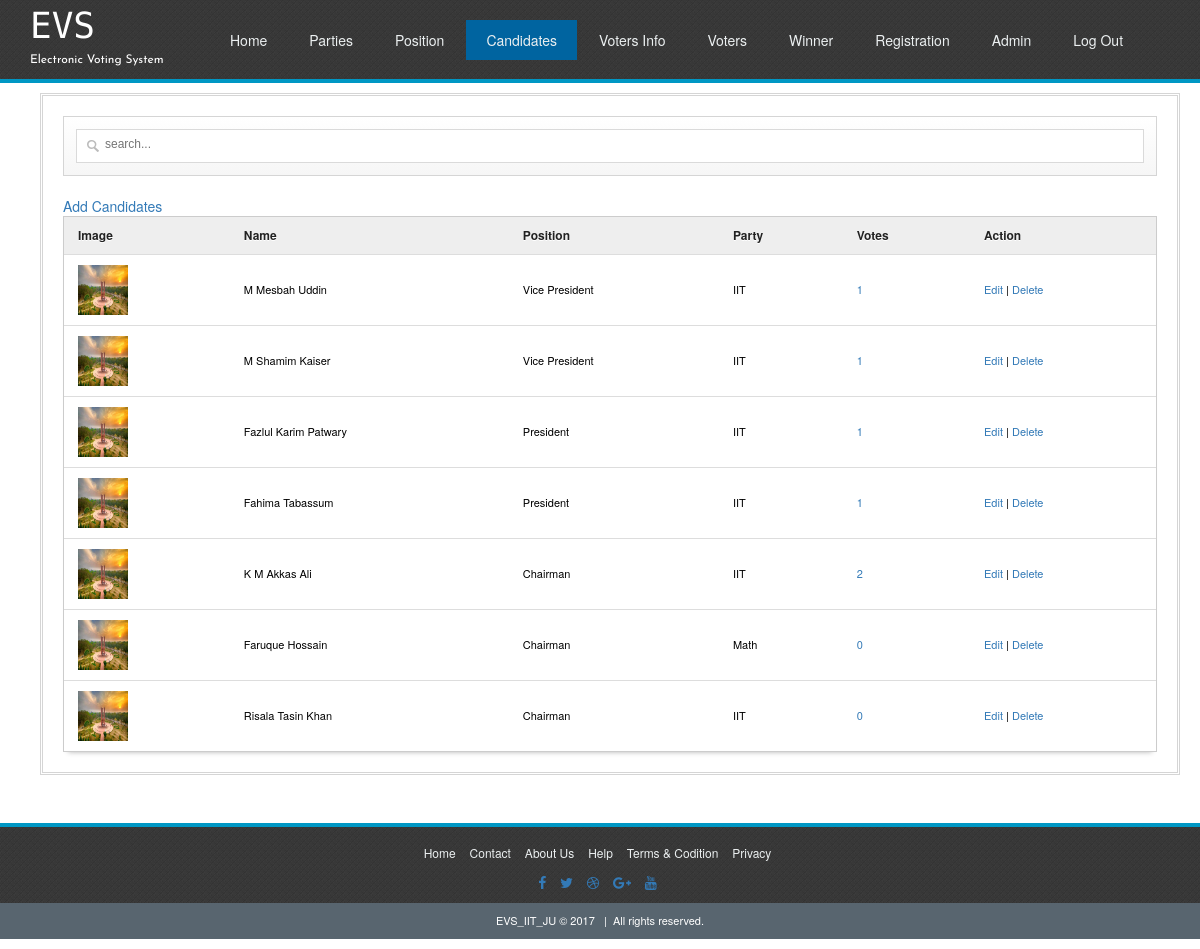
The page /admin/candidates.php (signed in) on the database its author committed.
### tables this page shows
CREATE TABLE IF NOT EXISTS `candidates` (
  `id` int(10) NOT NULL AUTO_INCREMENT,
  `name` varchar(100) NOT NULL,
  `position` varchar(100) NOT NULL,
  `party` varchar(100) NOT NULL,
  `votes` int(10) NOT NULL,
  `image` varchar(100) NOT NULL,
  PRIMARY KEY (`id`)
);

### admin/candidates.php (the view, shortened to what this page needs)
<!DOCTYPE HTML>
<html lang="en-US">
<head>
	<link rel="stylesheet" type="text/css" href="css/bootstrap.min.css" media="all">
	<link rel="stylesheet" type="text/css" href="css/font-awesome.min.css" media="all">
	<link rel="stylesheet" type="text/css" href="css/normalize.css" media="all">
	<link rel="stylesheet" type="text/css" href="css/facebox.css" media="all">
	<link rel="stylesheet" type="text/css" href="admin.css" media="all">
</head>
<body>
	<div class="header-area" id="top">
		<div class="logo-menu">
			<div class="container">
				<div class="row ">
					<div class="logo-area col-md-2">
						<a href="#"><h1>EVS</h1></a>
						<p>Electronic Voting System</p>
					</div>
					<div class="menu col-md-offset-1 ">
						<ul>
							<li><a href="home.php">Home</a></li>
							<li><a href="parties.php">parties</a></li>
							<li><a href="position.php">position</a></li>
							<li class="current"><a href="candidates.php">candidates</a></li>
							<li><a href="voterinfo.php">voters info</a></li>
							<li><a href="voters.php">voters</a></li>
							<li><a href="winner.php">winner</a></li>
							<li><a href="register.php">Registration</a></li>
							<li><a href="admin.php">admin</a></li>
							<li><a href="logout.php">log out</a></li>
						</ul>
					</div>
				</div>
			</div>
		</div>
	</div>
	<div class="container  clearfix">
		<div class="two-thirds1 column">
			<div class="thewraper">
			<div id="formdesign"><input type="text" name="filter" value="" id="filter" placeholder="search..." autocomplete="off" /></div>
			<a rel="facebox" href="addcandidates.php"> Add Candidates </a>
			<table id="resultTable" data-responsive="table">
				<thead>
					<tr>
						<th> Image </th>
						<th> Name </th>
						<th> Position </th>
						<th> Party </th>
						<th> Votes </th>
						<th> Action </th>
					</tr>
				</thead>
				<tbody>
					<?php
						include('connection/connect.php');
						$result = $db->prepare("SELECT * FROM candidates ORDER BY position DESC");
						$result->execute();
						for($i=0; $row = $result->fetch(); $i++){
					?>
					<tr class="record">
						<td><a rel="facebox" href="editcandidatesphoto.php?id=<?php echo $row['id']; ?>"><img src="candidates/<?php echo $row['image']; ?>" /></a></td>
						<td><?php echo $row['name']; ?></td>
						<td><?php echo $row['position']; ?></td>
						<td><?php echo $row['party']; ?></td>
						<td><a rel="facebox" href="breakdown.php?id=<?php echo $row['id']; ?>&name=<?php echo $row['name']; ?>&position=<?php echo $row['position']; ?>&party=<?php echo $row['party']; ?>&numberofvotes=<?php echo $row['votes']; ?>" title="click to view the breakdown of votes"><?php echo $row['votes']; ?></a></td>
						<td><a rel="facebox" href="editcandidates.php?id=<?php echo $row['id']; ?>"> Edit </a> | <a href="#" id="<?php echo $row['id']; ?>" class="delbutton" title="Click To Delete">Delete</a></td>
					</tr>
					<?php
						}
					?>
				</tbody>
			</table>
			</div>
		</div>
	</div>
<?php
	include 'footer.php';
?>

### admin/footer.php
	<div id="footer" class="footer-area1">
		<div class="container">
			<div class="footer-menu">
				<ul class="text-capitalize list-inline text-center">
					<li><a href="#">home</a></li>
					<li><a href="#">contact</a></li>
					<li><a href="#">about us</a></li>
					<li><a href="#">help</a></li>
					<li><a href="#">terms & codition</a></li>
					<li><a href="#">privacy</a></li>
				</ul>
			</div>
			<div class="social-area text-center">
				<ul class="list-unstyled list-inline">
					<li><a href="#"><i class="fa fa-facebook"></i></a></li>
					<li><a href="#"><i class="fa fa-twitter"></i></a></li>
					<li><a href="#"><i class="fa fa-dribbble"></i></a></li>
					<li><a href="#"><i class="fa fa-google-plus"></i></a></li>
					<li><a href="#"><i class="fa fa-youtube"></i></a></li>
				</ul>
			</div>
		</div>
	</div>
	<div class="footer-area2">
		<div class="copyright text-center">
			<p>EVS_IIT_JU &copy;  2017 &nbsp; |&nbsp; All rights reserved.</p>
		</div>
	</div>
</body>
</html>

### admin/admin.css (style rules this page uses)
* { -moz-transition: width 1s ease-in-out, left 1.5s ease-in-out; -webkit-transition: width 1s ease-in-out, left 1.5s ease-in-out; -moz-transition: width 1s ease-in-out, left 1.5s ease-in-out; -o-transition: width 1s ease-in-out, left 1.5s ease-in-out; transition: width 1s ease-in-out, left 1.5s ease-in-out; }
.header-area { background:#111111; }
.menu ul { list-style:none; margin:0; }
.menu>ul>li { float:left; position:relative; margin-right:2px; }
.menu ul li a { color:#ecf0f1; text-decoration:none; text-transform:capitalize; padding:10px 20px; display:block; }
.menu ul:after { content:''; clear:both; display:block; }
.menu ul .current a { background:#0064A0; }
.header-area .logo-area h1 { font-family: 'Monoton', cursive; color:white; font-size:36px; line-height:0.1; }
.header-area .logo-area p { font-family: 'Roboto', sans-serif; color:white; font-size:12px; font-family: 'Josefin Sans', sans-serif; }
.header-area .logo-area a { text-decoration:none; }
.menu { padding-top:20px; }
#top { border-bottom: 4px solid #0097C4; background: url("images/dark.png") repeat scroll 0 0 rgba(0, 0, 0, 0); margin-bottom: 10px; }
#footer { border-top: 4px solid #0097C4; background: url("images/dark.png") repeat scroll 0 0 rgba(0, 0, 0, 0); margin-top: 48px; padding-top: 15px; padding-bottom: 1px; }
#footer .footer-menu ul li a { color:#ecf0f1; text-decoration:none; font-size:12px; }
.footer-area2 { background:#58656F; }
.footer-area2 p { padding:10px 0; color:#FFFFFF; font-size:11px; }
#formdesign { background: linear-gradient(to bottom, #FFFFFF 0%, #F6F6F6 100%) repeat scroll 0 0 rgba(0, 0, 0, 0); border: 1px solid #D5D5D5; padding: 12px; position: relative; margin: 20px 0; }
#filter { -moz-box-sizing: border-box; background: url("images/big_search.png") no-repeat scroll 10px 10px #FFFFFF; box-shadow: none; display: block; font-size: 12px; height: 34px; margin: 0; padding: 9px 140px 9px 28px; width: 100%; border: 1px solid #DADADA; transition: border 0.2s linear 0s, box-shadow 0.2s linear 0s; padding-top: 6px; }
table { border-collapse: separate; background-color: #FFFFFF; border-spacing: 0; max-width: 100%; }
#resultTable { color: #000000; text-shadow: 0 1px 0 #FFFFFF; width: 100%; border: 1px solid #CCCCCC; box-shadow: 0 5px 5px -5px rgba(0, 0, 0, 0.3); }
#resultTable thead tr th { background: none repeat scroll 0 0 #EEEEEE; color: #222222; padding: 10px 14px; text-align: left; border-top: 0 none; font-size: 12px; }
#resultTable tbody tr td { background-color: #FFFFFF; font-size: 11px; text-align: left; padding: 10px 14px; border-top: 1px solid #DDDDDD; }
.record td a img { height: 50px; width: 50px; }
.container .column, .container .columns { float: left; display: inline; margin-left: 10px; margin-right: 10px; }
.container .two-thirds1.column { width: 100%; border: double #D5D5D5; padding-bottom: 20px; }
.thewraper { margin: 0 20px; }
input { border: 1px solid #000000; padding: 5px; margin-bottom: 10px; }
.container:after { content: "\0020"; display: block; height: 0; clear: both; visibility: hidden; }
.clearfix:before, .clearfix:after, .row:before, .row:after { content: '\0020'; display: block; overflow: hidden; visibility: hidden; width: 0; height: 0; }
.row:after, .clearfix:after { clear: both; }
.row, .clearfix { zoom: 1; }

### rows shown on the page
candidates: image (picture), name "M Mesbah Uddin", position "Vice President", party "IIT", votes "1"
candidates: image (picture), name "M Shamim Kaiser", position "Vice President", party "IIT", votes "1"
candidates: image (picture), name "Fazlul Karim Patwary", position "President", party "IIT", votes "1"
candidates: image (picture), name "Fahima Tabassum", position "President", party "IIT", votes "1"
candidates: image (picture), name "K M Akkas Ali", position "Chairman", party "IIT", votes "2"
candidates: image (picture), name "Faruque Hossain", position "Chairman", party "Math", votes "0"
candidates: image (picture), name "Risala Tasin Khan", position "Chairman", party "IIT", votes "0"
